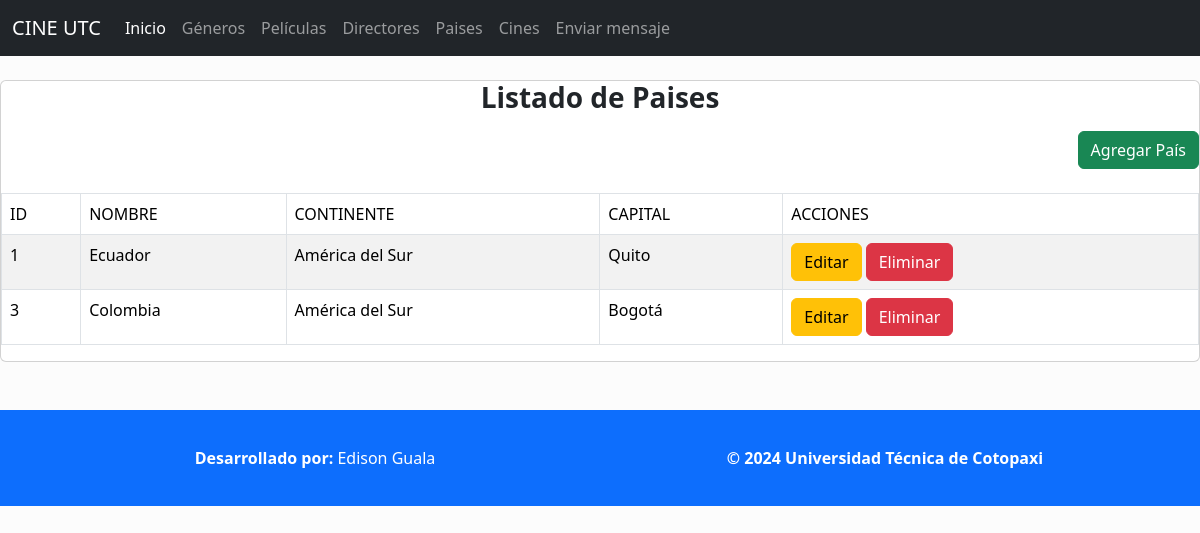
Screenshot of /listadoPaises/ with the database file from the repository.
### Aplicaciones/Cartelera/models.py (models this page shows, shortened)
class Pais(models.Model):
    id=models.AutoField(primary_key=True)
    nombre=models.CharField(max_length=150)
    continente=models.CharField(max_length=150)
    capital=models.CharField(max_length=150)

### Aplicaciones/Cartelera/views.py (the view)
# urls.py: path('listadoPaises/', views.ListadoPaises, name='listadoPaises'),
def ListadoPaises(request):
    paises=Pais.objects.all()
    return render(request,"listadoPaises.html", {'paises': paises})

### Aplicaciones/Cartelera/templates/listadoPaises.html (shortened to what this page needs)
{% extends "./plantilla.html" %}
{% block body %}
<br>
<div class="card">
    <div class="card-title text-center">
        <h3><b>Listado de Paises</b></h3>
    </div>
    <div class="text-end">
        <a href="{% url 'nuevoPais' %}" class="btn btn-success">Agregar País</a>
    </div>
    <br>
    <table class="table table-bordered table-striped table-hover" id="tbl-paises">
        <thead>
            <tr>
                <td>ID</td>
                <td>NOMBRE</td>
                <td>CONTINENTE</td>
                <td>CAPITAL</td>
                <td>ACCIONES</td>
            </tr>
        </thead>
        <tbody>
            {% for paisTemporal in paises %}
            <tr>
                <td>{{paisTemporal.id}}</td>
                <td>{{paisTemporal.nombre}}</td>
                <td>{{paisTemporal.continente}}</td>
                <td>{{paisTemporal.capital}}</td>
                <td>
                    <a href="{% url 'editarPais' paisTemporal.id %}" class="btn btn-warning">Editar</a>
                    <a href="{% url 'eliminarPais' paisTemporal.id %}" onclick="return confirm('Estas seguro?');" class="btn btn-danger">Eliminar</a>
                </td>
            </tr>
            {% endfor %}
        </tbody>
    </table>
</div>
{% endblock %}

### rows the page displays
Pais: id "1", nombre "Ecuador", continente "América del Sur", capital "Quito"
Pais: id "3", nombre "Colombia", continente "América del Sur", capital "Bogotá"
